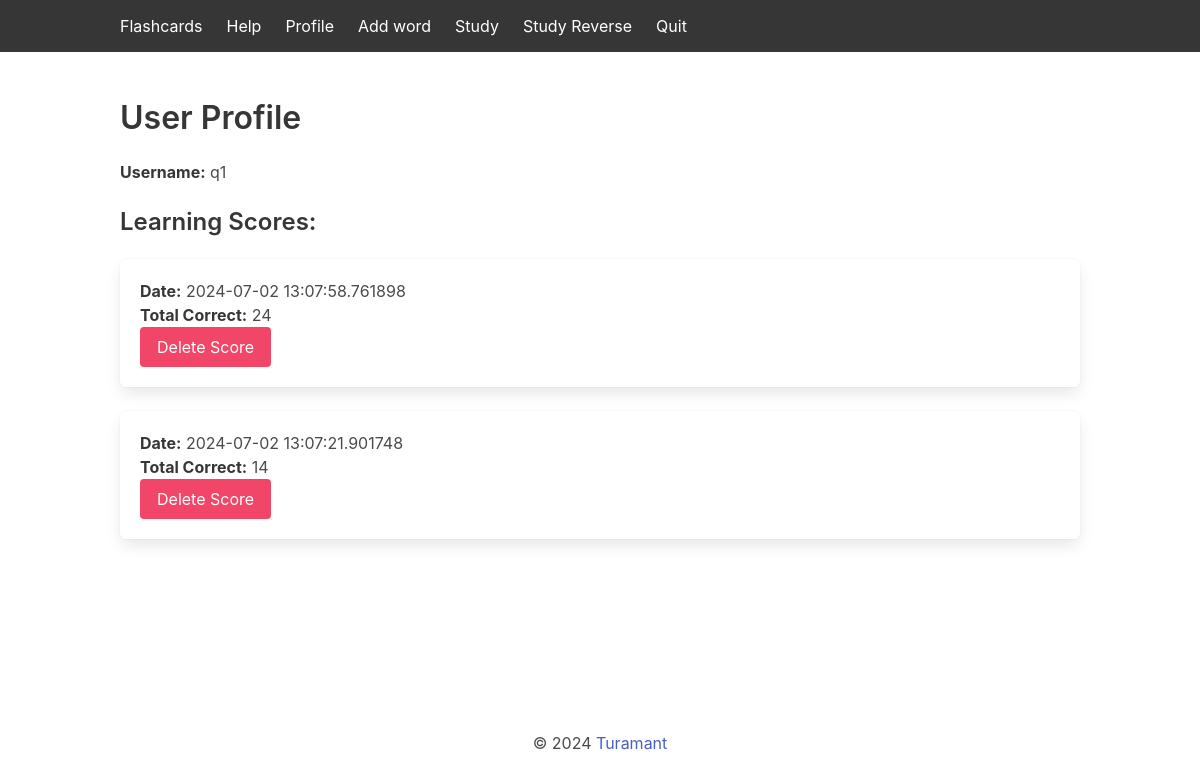
The app's page /profile (signed in) with its own data.
### app/models.py (models this page shows, shortened)
class User(UserMixin, db.Model):
    id = db.Column(db.Integer, primary_key=True)
    username = db.Column(db.String(50), unique=True, nullable=False)
    password = db.Column(db.String(100), nullable=False)
    scores = db.relationship('Score', backref='user', lazy=True)

class Score(db.Model):
    id = db.Column(db.Integer, primary_key=True)
    user_id = db.Column(db.Integer, db.ForeignKey('user.id'), nullable=False)
    date = db.Column(db.DateTime, nullable=False, default=datetime.now())
    total_correct = db.Column(db.Integer, nullable=True)

### app/auth.py (the view)
@auth.route('/profile', methods=['GET'])
@login_required
def user_profile():
    user = User.query.get(current_user.id)
    if not user:
        return "User not found", 404
    scores = Score.query.filter_by(user_id=current_user.id).order_by(Score.date.desc()).all()
    return render_template('auth/profile.html', user=user, scores=scores, username=current_user.username,)

### app/__init__.py (called while the page is built)
def create_app(config_class=Config):
    app = Flask(__name__, instance_relative_config=True)
    app.config.from_object(config_class)
    app.config.from_pyfile('config.py')
    db.init_app(app)
    migrate.init_app(app, db)
    login_manager.init_app(app)  # Инициализируем Flask-Login
    from app.models import User  # Импорт User здесь для избежания круговой зависимости
    @login_manager.user_loader
    def load_user(user_id):
        return User.query.get(int(user_id))
    from app.main import bp as main_bp
    from app.auth import auth as auth_blueprint
    app.register_blueprint(main_bp)
    app.register_blueprint(auth_blueprint)
    return app

### app/templates/auth/profile.html (shortened to what this page needs)
{% extends 'base.html' %}
{% block content %}
<section class="section custom-container">
    <div class="container">
        <h1 class="title">User Profile</h1>
        <div class="content">
            <p><strong>Username:</strong> {{ user.username }}</p>
        </div>
        <h2 class="title is-4">Learning Scores:</h2>
        <ul class="learning-scores">
            {% for score in scores %}
                <li class="box score-item">
                    <p><strong>Date:</strong> {{ score.date }}</p>
                    <p><strong>Total Correct:</strong> {{ score.total_correct }}</p>
                    <form action="{{ url_for('auth.delete_score', score_id=score.id) }}" method="post">
                        <button class="button is-danger" type="submit">Delete Score</button>
                    </form>
                </li>
            {% endfor %}
        </ul>
    </div>
</section>
{% endblock %}

### records on screen
User: username "q1"
Score: date "2024-07-02 13:07:58.761898", total_correct "24"
Score: date "2024-07-02 13:07:21.901748", total_correct "14"
